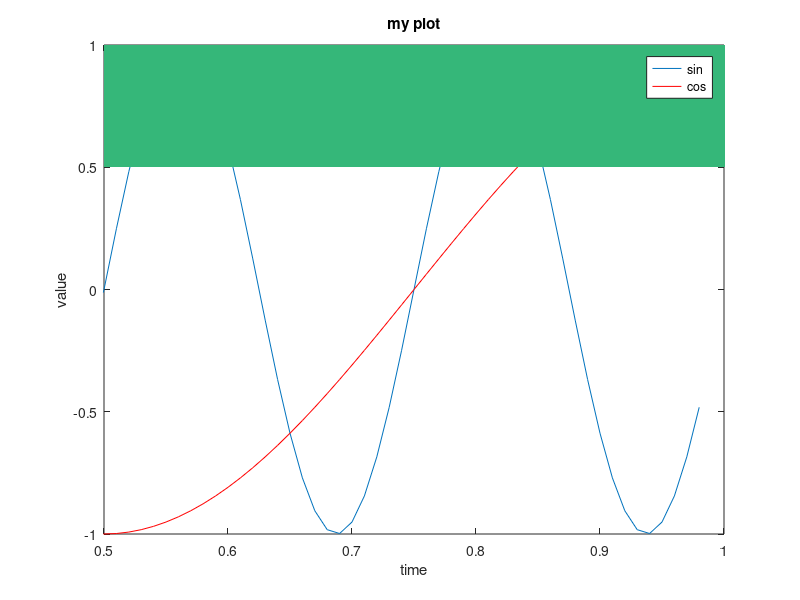

Here is the MATLAB script that generated this plot:
x = [0:0.01:0.98];
t1 = sin(2*pi*4*x);
t2 = cos(2*pi*x);

plot(x,t1);
hold on;
plot(x,t2,'r');

xlabel('time')
ylabel('value')
legend('sin','cos')
title('my plot')

axis([0.5 1 -1 1])  %provides the axis values 

%clf; %clears a figure

A=magic(5);
imagesc(A)  %Visual representation of a matrix


